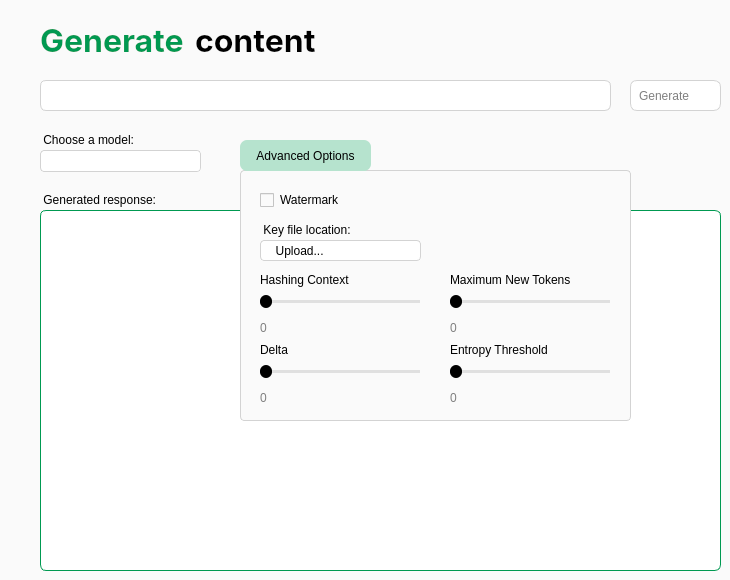
    <widget class="QWidget" name="generatePage">
     <property name="styleSheet">
      <string notr="true">background-color: rgb(250,250,250);
</string>
     </property>
     <widget class="QLabel" name="title">
      <property name="geometry">
       <rect>
        <x>40</x>
        <y>20</y>
        <width>281</width>
        <height>41</height>
       </rect>
      </property>
      <property name="font">
       <font>
        <family>Inter</family>
        <pointsize>24</pointsize>
        <bold>true</bold>
       </font>
      </property>
      <property name="styleSheet">
       <string notr="true">color: rgb(0,153,81);</string>
      </property>
      <property name="text">
       <string>Generate</string>
      </property>
     </widget>
     <widget class="QLabel" name="title2">
      <property name="geometry">
       <rect>
        <x>195</x>
        <y>20</y>
        <width>281</width>
        <height>41</height>
       </rect>
      </property>
      <property name="font">
       <font>
        <family>Inter</family>
        <pointsize>24</pointsize>
        <bold>true</bold>
       </font>
      </property>
      <property name="text">
       <string>content</string>
      </property>
     </widget>
     <widget class="QPlainTextEdit" name="promptBox">
      <property name="geometry">
       <rect>
        <x>40</x>
        <y>80</y>
        <width>571</width>
        <height>31</height>
       </rect>
      </property>
      <property name="styleSheet">
       <string notr="true">background-color: white;
border: 1px solid lightgrey;
border-radius: 6px 6px;
color: black;
padding-top: 4px;
padding-left: 2px;</string>
      </property>
      <property name="plainText">
       <string/>
      </property>
     </widget>
     <widget class="QLabel" name="label_1">
      <property name="geometry">
       <rect>
        <x>40</x>
        <y>130</y>
        <width>101</width>
        <height>20</height>
       </rect>
      </property>
      <property name="text">
       <string> Choose a model:</string>
      </property>
     </widget>
     <widget class="QComboBox" name="genModelComboBox">
      <property name="geometry">
       <rect>
        <x>40</x>
        <y>150</y>
        <width>161</width>
        <height>22</height>
       </rect>
      </property>
      <property name="styleSheet">
       <string notr="true">QComboBox {
    background: white;
    border: 1px solid lightgrey;
    border-radius: 4px;
    padding: 3px;
padding-left: 5px;
}

QComboBox::drop-down {
    border: none;
    width: 20px;
    background: white;
border-radius: 4px;
}

QComboBox::down-arrow {
	image: url(:/icons/files/arrow.png);
width: 12px;
}</string>
      </property>
      <property name="frame">
       <bool>true</bool>
      </property>
     </widget>
     <widget class="QLabel" name="label_2">
      <property name="geometry">
       <rect>
        <x>40</x>
        <y>190</y>
        <width>131</width>
        <height>20</height>
       </rect>
      </property>
      <property name="text">
       <string> Generated response:</string>
      </property>
     </widget>
     <widget class="QTextBrowser" name="responseBox">
      <property name="geometry">
       <rect>
        <x>40</x>
        <y>210</y>
        <width>681</width>
        <height>361</height>
       </rect>
      </property>
      <property name="styleSheet">
       <string notr="true">background-color: white;
border: 1px solid rgb(0,153,81);
border-radius: 6px 6px;
padding-top: 4px;
padding-left: 2px;</string>
      </property>
     </widget>
     <widget class="QPushButton" name="genButton">
      <property name="geometry">
       <rect>
        <x>630</x>
        <y>80</y>
        <width>91</width>
        <height>31</height>
       </rect>
      </property>
      <property name="styleSheet">
       <string notr="true">QPushButton {
text-align: left;
font-family: &quot;Inter&quot;;
border: 1px solid lightgrey;
background-color: white;
color: grey;
border-radius: 7px 7px;
padding-left: 8px;
}

QPushButton:hover {
background-color: whitesmoke;
}

QPushButton:pressed {
background-color: lightgrey;
}</string>
      </property>
      <property name="text">
       <string>Generate</string>
      </property>
      <property name="icon">
       <iconset resource="resources.qrc">
        <normaloff>:/icons/files/send.png</normaloff>:/icons/files/send.png</iconset>
      </property>
     </widget>
     <widget class="QWidget" name="genAdvancedWidget" native="true">
      <property name="geometry">
       <rect>
        <x>240</x>
        <y>170</y>
        <width>391</width>
        <height>251</height>
       </rect>
      </property>
      <property name="styleSheet">
       <string notr="true">border: 1px solid lightgrey;
border-radius: 4px;</string>
      </property>
      <widget class="QPushButton" name="generateUploadFileButton">
       <property name="geometry">
        <rect>
         <x>20</x>
         <y>70</y>
         <width>161</width>
         <height>21</height>
        </rect>
       </property>
       <property name="styleSheet">
        <string notr="true">QPushButton {
text-align: left;
font-family: &quot;Inter&quot;;
border: 1px solid lightgrey;
background-color: white;
color: black;
border-radius: 4px;
padding-left: 8px;
}

QPushButton:hover {
background-color: whitesmoke;
}

QPushButton:pressed {
background-color: lightgrey;
}</string>
       </property>
       <property name="text">
        <string>  Upload...</string>
       </property>
       <property name="icon">
        <iconset resource="resources.qrc">
         <normaloff>:/icons/files/folder.png</normaloff>:/icons/files/folder.png</iconset>
       </property>
      </widget>
      <widget class="QSlider" name="genMaxNewTokensSlider">
       <property name="geometry">
        <rect>
         <x>210</x>
         <y>120</y>
         <width>160</width>
         <height>22</height>
        </rect>
       </property>
       <property name="styleSheet">
        <string notr="true">QSlider::groove:horizontal {
    border: none;
    background: #ccc;            
    height: 3px;                 
    border-radius: 1.5px;
}

QSlider::handle:horizontal {
    background: black;         
    border: none;
    width: 12px;                
    height: 12px;
    margin: -5px 0;              
    border-radius: 6px;          
}

QSlider::handle:horizontal:hover {
    background: #78C4EA;         
}

QSlider::sub-page:horizontal {
    background: #3498db;        
    border-radius: 1.5px;
}

QSlider::add-page:horizontal {
    background: #e0e0e0;         
    border-radius: 1.5px;
}
QSlider {
border: none;
}</string>
       </property>
       <property name="minimum">
        <number>512</number>
       </property>
       <property name="maximum">
        <number>4096</number>
       </property>
       <property name="orientation">
        <enum>Qt::Orientation::Horizontal</enum>
       </property>
      </widget>
      <widget class="QLabel" name="label_13">
       <property name="geometry">
        <rect>
         <x>210</x>
         <y>100</y>
         <width>141</width>
         <height>20</height>
        </rect>
       </property>
       <property name="styleSheet">
        <string notr="true">border: none;</string>
       </property>
       <property name="text">
        <string>Maximum New Tokens</string>
       </property>
      </widget>
      <widget class="QLabel" name="label_16">
       <property name="geometry">
        <rect>
         <x>20</x>
         <y>50</y>
         <width>121</width>
         <height>20</height>
        </rect>
       </property>
       <property name="styleSheet">
        <string notr="true">border: none;</string>
       </property>
       <property name="text">
        <string> Key file location:</string>
       </property>
      </widget>
      <widget class="QCheckBox" name="genWaterMarkCheckBox">
       <property name="geometry">
        <rect>
         <x>20</x>
         <y>20</y>
         <width>131</width>
         <height>20</height>
        </rect>
       </property>
       <property name="styleSheet">
        <string notr="true">border: none;</string>
       </property>
       <property name="text">
        <string>Watermark</string>
       </property>
      </widget>
      <widget class="QSlider" name="genHashingSlider">
       <property name="geometry">
        <rect>
         <x>20</x>
         <y>120</y>
         <width>160</width>
         <height>22</height>
        </rect>
       </property>
       <property name="styleSheet">
        <string notr="true">QSlider::groove:horizontal {
    border: none;
    background: #ccc;            
    height: 3px;                 
    border-radius: 1.5px;
}

QSlider::handle:horizontal {
    background: black;         
    border: none;
    width: 12px;                
    height: 12px;
    margin: -5px 0;              
    border-radius: 6px;          
}

QSlider::handle:horizontal:hover {
    background: #78C4EA;         
}

QSlider::sub-page:horizontal {
    background: #3498db;        
    border-radius: 1.5px;
}

QSlider::add-page:horizontal {
    background: #e0e0e0;         
    border-radius: 1.5px;
}

QSlider {
border: none;
}</string>
       </property>
       <property name="minimum">
        <number>1</number>
       </property>
       <property name="maximum">
        <number>10</number>
       </property>
       <property name="orientation">
        <enum>Qt::Orientation::Horizontal</enum>
       </property>
      </widget>
      <widget class="QLabel" name="label_17">
       <property name="geometry">
        <rect>
         <x>20</x>
         <y>100</y>
         <width>131</width>
         <height>20</height>
        </rect>
       </property>
       <property name="styleSheet">
        <string notr="true">border: none;</string>
       </property>
       <property name="text">
        <string>Hashing Context</string>
       </property>
      </widget>
      <widget class="QSlider" name="genDeltaSlider">
       <property name="geometry">
        <rect>
         <x>20</x>
         <y>190</y>
         <width>160</width>
         <height>22</height>
        </rect>
       </property>
       <property name="styleSheet">
        <string notr="true">QSlider::groove:horizontal {
    border: none;
    background: #ccc;            
    height: 3px;                 
    border-radius: 1.5px;
}

QSlider::handle:horizontal {
    background: black;         
    border: none;
    width: 12px;                
    height: 12px;
    margin: -5px 0;              
    border-radius: 6px;          
}

QSlider::handle:horizontal:hover {
    background: #78C4EA;         
}

QSlider::sub-page:horizontal {
    background: #3498db;        
    border-radius: 1.5px;
}

QSlider::add-page:horizontal {
    background: #e0e0e0;         
    border-radius: 1.5px;
}
QSlider {
border: none;
}</string>
       </property>
       <property name="minimum">
        <number>1</number>
       </property>
       <property name="maximum">
        <number>5</number>
       </property>
       <property name="singleStep">
        <number>1</number>
       </property>
       <property name="pageStep">
        <number>1</number>
       </property>
       <property name="orientation">
        <enum>Qt::Orientation::Horizontal</enum>
       </property>
      </widget>
      <widget class="QLabel" name="label_18">
       <property name="geometry">
        <rect>
         <x>20</x>
         <y>170</y>
         <width>41</width>
         <height>20</height>
        </rect>
       </property>
       <property name="styleSheet">
        <string notr="true">border: none;</string>
       </property>
       <property name="text">
        <string>Delta</string>
       </property>
      </widget>
      <widget class="QSlider" name="genEntropySlider">
       <property name="geometry">
        <rect>
         <x>210</x>
         <y>190</y>
         <width>160</width>
         <height>22</height>
        </rect>
       </property>
       <property name="styleSheet">
        <string notr="true">QSlider::groove:horizontal {
    border: none;
    background: #ccc;            
    height: 3px;                 
    border-radius: 1.5px;
}

QSlider::handle:horizontal {
    background: black;         
    border: none;
    width: 12px;                
    height: 12px;
    margin: -5px 0;              
    border-radius: 6px;          
}

QSlider::handle:horizontal:hover {
    background: #78C4EA;         
}

QSlider::sub-page:horizontal {
    background: #3498db;        
    border-radius: 1.5px;
}

QSlider::add-page:horizontal {
    background: #e0e0e0;         
    border-radius: 1.5px;
}
QSlider {
border: none;
}</string>
       </property>
       <property name="minimum">
        <number>1</number>
       </property>
       <property name="maximum">
        <number>6</number>
       </property>
       <property name="orientation">
        <enum>Qt::Orientation::Horizontal</enum>
       </property>
      </widget>
      <widget class="QLabel" name="label_19">
       <property name="geometry">
        <rect>
         <x>210</x>
         <y>170</y>
         <width>131</width>
         <height>20</height>
        </rect>
       </property>
       <property name="styleSheet">
        <string notr="true">border: none;</string>
       </property>
       <property name="text">
        <string>Entropy Threshold</string>
       </property>
      </widget>
      <widget class="QLabel" name="genHashingDisplayValue">
       <property name="geometry">
        <rect>
         <x>20</x>
         <y>150</y>
         <width>31</width>
         <height>16</height>
        </rect>
       </property>
       <property name="styleSheet">
        <string notr="true">border: none;
color: grey;</string>
       </property>
       <property name="text">
        <string>0</string>
       </property>
      </widget>
      <widget class="QLabel" name="genDeltaDisplayValue">
       <property name="geometry">
        <rect>
         <x>20</x>
         <y>220</y>
         <width>31</width>
         <height>16</height>
        </rect>
       </property>
       <property name="styleSheet">
        <string notr="true">border: none;
color: grey;</string>
       </property>
       <property name="text">
        <string>0</string>
       </property>
      </widget>
      <widget class="QLabel" name="genMaxDisplayValue">
       <property name="geometry">
        <rect>
         <x>210</x>
         <y>150</y>
         <width>31</width>
         <height>16</height>
        </rect>
       </property>
       <property name="styleSheet">
        <string notr="true">border: none;
color: grey;</string>
       </property>
       <property name="text">
        <string>0</string>
       </property>
      </widget>
      <widget class="QLabel" name="genEntropyDisplayValue">
       <property name="geometry">
        <rect>
         <x>210</x>
         <y>220</y>
         <width>31</width>
         <height>16</height>
        </rect>
       </property>
       <property name="styleSheet">
        <string notr="true">border: none;
color: grey;</string>
       </property>
       <property name="text">
        <string>0</string>
       </property>
      </widget>
     </widget>
     <widget class="QPushButton" name="genAdvancedButton">
      <property name="geometry">
       <rect>
        <x>240</x>
        <y>140</y>
        <width>131</width>
        <height>31</height>
       </rect>
      </property>
      <property name="styleSheet">
       <string notr="true">QPushButton {
text-align: center;
font-family: &quot;Inter&quot;;
border: none;
background-color: rgb(182,227,206);
color: black;
border-radius: 7px 7px;
}

QPushButton:hover {
background-color: #6fd9a7;
}

QPushButton:pressed {
background-color :#57c994;
}
</string>
      </property>
      <property name="text">
       <string>Advanced Options</string>
      </property>
      <property name="checkable">
       <bool>true</bool>
      </property>
     </widget>
    </widget>
